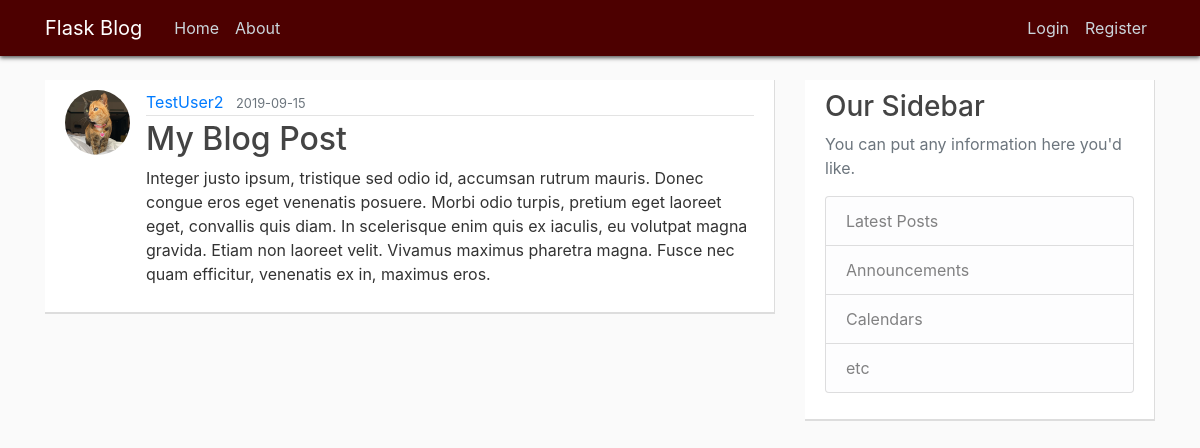
Page /post/9 on the committed database.
### pyflaskblog/models.py (models this page shows, shortened)
class User(db.Model, UserMixin):
	id = db.Column(db.Integer, primary_key=True)
	username = db.Column(db.String(20), unique=True, nullable=False)
	email = db.Column(db.String(120), unique=True, nullable=False)
	image_file = db.Column(db.String(20), nullable=False, default='default.jpg')
	password = db.Column(db.String(60), nullable=False)
	posts = db.relationship('Post', backref='author', lazy=True)

class Post(db.Model):
	id = db.Column(db.Integer, primary_key=True)
	title = db.Column(db.String(100), nullable=False)
	date_posted = db.Column(db.DateTime, nullable=False, default=datetime.utcnow)
	content = db.Column(db.Text, nullable=False)
	user_id = db.Column(db.Integer, db.ForeignKey('user.id'), nullable=False)

### pyflaskblog/posts/routes.py (the view)
@posts.route("/post/<int:post_id>")
def post(post_id):
	post = Post.query.get_or_404(post_id)
	return render_template('post.html', title=post.title, post=post)

### pyflaskblog/templates/post.html (shortened to what this page needs)
{% extends "layout.html" %}
{% block content %}
	<article class="media content-section">
	  <img class="rounded-circle article-img" src="{{ url_for('static', filename='profile_pics/' + post.author.image_file) }}">
	  <div class="media-body">
		<div class="article-metadata">
		  <a class="mr-2" href="{{ url_for('users.user_posts', username=post.author.username) }}">{{ post.author.username }}</a>
		  <small class="text-muted">{{ post.date_posted.strftime('%Y-%m-%d') }}</small>
		</div>
		<h2 class="article-title">{{ post.title }}</h2>
		<p class="article-content">{{ post.content }}</p>
	  </div>
	</article>
{% endblock content %}

### pyflaskblog/static/main.css (style rules this page uses)
body { background: #fafafa; color: #333333; margin-top: 5rem; }
h1, h2, h3, h4, h5, h6 { color: #444444; }
.content-section { background: #ffffff; padding: 10px 20px; border-bottom: 2px solid #dddddd; border-right: 1px solid #dddddd; margin-bottom: 20px; }
.article-title { color: #444444; }
.article-content { white-space: pre-line; }
.article-img { height: 65px; width: 65px; margin-right: 16px; }
.article-metadata { padding-bottom: 1px; margin-bottom: 4px; border-bottom: 1px solid #e3e3e3 }

### rows in the picture
User: image_file (picture), author.username "TestUser2"
Post: date_posted "2019-09-15", title "My Blog Post", content "Integer justo ipsum, tristique sed odio id, accumsan rutrum mauris. Donec congue eros eget venenatis posuere. Morbi odio turpis, pretium eget laoreet eget, convallis quis diam. In scelerisque enim quis ex iaculis, eu volutpat magna gravida. Etiam non laoreet velit. Vivamus maximus pharetra magna. Fusce nec quam efficitur, venenatis ex in, maximus eros."
